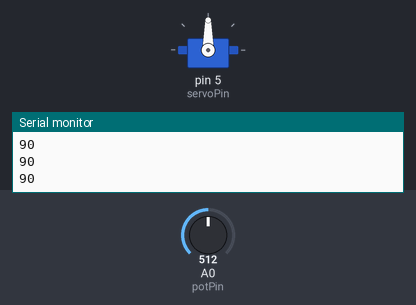
Simulated run of this sketch. Board: Arduino Uno, built with avr-gcc and run on an emulated ATmega328P. Shown: servo, the last lines printed to the serial monitor. Inputs (shaded band) come from the test bench; at power-on: A0 (potPin) = 512.

Above: at 1.2 s.
1.3 s: A0 (potPin) set to 716
At 2.5 s:
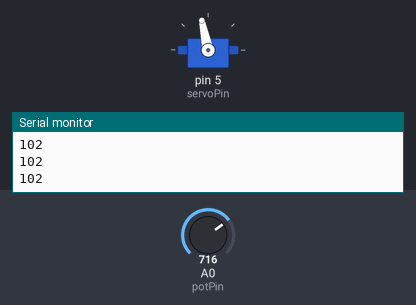
2.8 s: A0 (potPin) set to 1023
At 3.8 s:
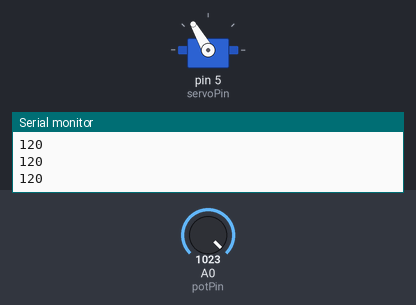
4.3 s: A0 (potPin) set to 306
At 4.9 s:
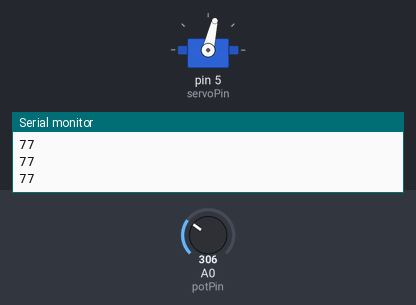
Timing chart, 0 to 7.3 s (numbered marks = the images above; inputs shaded):
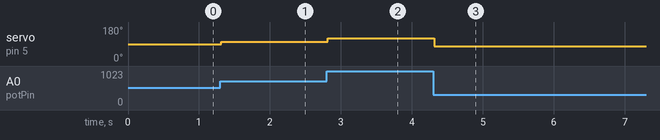

Measured:
- after the input at 1.3 s, servo on pin 5 (servoPin): 90° → 102° at once
- after the input at 2.8 s, servo on pin 5 (servoPin): 102° → 120° at once
- after the input at 4.3 s, servo on pin 5 (servoPin): 120° → 77° at once

The sketch:

joystick.ino
```cpp
#include <Servo.h>

const int servoPin = 5;
const int servoPause = 45;
const int potPin = 0;

int LR = 0;

Servo toyServo;

void setup(){
  Serial.begin(9600);
  toyServo.attach(servoPin);
}

void loop(){
  int LR = analogRead(potPin)/4;
  int servoAngle = map(LR, 0, 255, 60, 120);
  Serial.println(servoAngle);
  toyServo.write(servoAngle);

  delay(servoPause);
}
```
